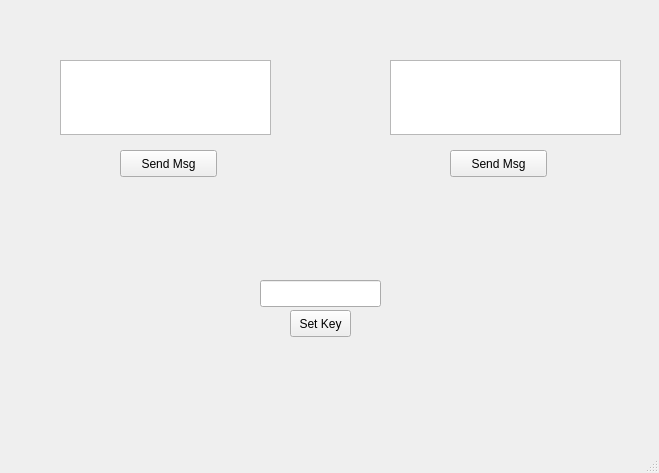
<?xml version="1.0" encoding="UTF-8"?>
<ui version="4.0">
 <class>MainWindow</class>
 <widget class="QMainWindow" name="MainWindow">
  <property name="geometry">
   <rect>
    <x>0</x>
    <y>0</y>
    <width>659</width>
    <height>473</height>
   </rect>
  </property>
  <property name="windowTitle">
   <string>MainWindow</string>
  </property>
  <widget class="QWidget" name="centralwidget">
   <widget class="QTextEdit" name="textEdit">
    <property name="geometry">
     <rect>
      <x>60</x>
      <y>60</y>
      <width>211</width>
      <height>75</height>
     </rect>
    </property>
   </widget>
   <widget class="QTextEdit" name="textEdit_2">
    <property name="geometry">
     <rect>
      <x>390</x>
      <y>60</y>
      <width>231</width>
      <height>75</height>
     </rect>
    </property>
   </widget>
   <widget class="QPushButton" name="pushButton">
    <property name="geometry">
     <rect>
      <x>120</x>
      <y>150</y>
      <width>97</width>
      <height>27</height>
     </rect>
    </property>
    <property name="text">
     <string>Send Msg</string>
    </property>
   </widget>
   <widget class="QPushButton" name="pushButton_2">
    <property name="geometry">
     <rect>
      <x>450</x>
      <y>150</y>
      <width>97</width>
      <height>27</height>
     </rect>
    </property>
    <property name="text">
     <string>Send Msg</string>
    </property>
   </widget>
   <widget class="QLineEdit" name="lineEdit">
    <property name="geometry">
     <rect>
      <x>260</x>
      <y>280</y>
      <width>121</width>
      <height>27</height>
     </rect>
    </property>
   </widget>
   <widget class="QPushButton" name="pushButton_3">
    <property name="geometry">
     <rect>
      <x>290</x>
      <y>310</y>
      <width>61</width>
      <height>27</height>
     </rect>
    </property>
    <property name="text">
     <string>Set Key</string>
    </property>
   </widget>
  </widget>
  <widget class="QMenuBar" name="menubar">
   <property name="geometry">
    <rect>
     <x>0</x>
     <y>0</y>
     <width>659</width>
     <height>25</height>
    </rect>
   </property>
  </widget>
  <widget class="QStatusBar" name="statusbar"/>
 </widget>
 <resources/>
 <connections/>
</ui>
